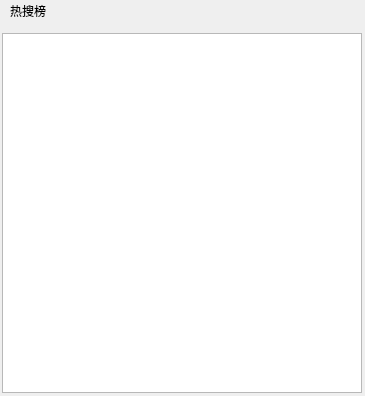
<?xml version="1.0" encoding="UTF-8"?>
<ui version="4.0">
 <class>SearchForm</class>
 <widget class="QWidget" name="SearchForm">
  <property name="geometry">
   <rect>
    <x>0</x>
    <y>0</y>
    <width>365</width>
    <height>396</height>
   </rect>
  </property>
  <property name="windowTitle">
   <string>Form</string>
  </property>
  <widget class="QListWidget" name="listWidget">
   <property name="geometry">
    <rect>
     <x>2</x>
     <y>33</y>
     <width>360</width>
     <height>360</height>
    </rect>
   </property>
   <property name="sizePolicy">
    <sizepolicy hsizetype="Expanding" vsizetype="Preferred">
     <horstretch>0</horstretch>
     <verstretch>0</verstretch>
    </sizepolicy>
   </property>
   <property name="maximumSize">
    <size>
     <width>16777215</width>
     <height>375</height>
    </size>
   </property>
  </widget>
  <widget class="QLabel" name="label">
   <property name="geometry">
    <rect>
     <x>10</x>
     <y>0</y>
     <width>61</width>
     <height>21</height>
    </rect>
   </property>
   <property name="font">
    <font>
     <family>Microsoft YaHei UI</family>
    </font>
   </property>
   <property name="text">
    <string>热搜榜</string>
   </property>
  </widget>
 </widget>
 <resources/>
 <connections/>
</ui>
